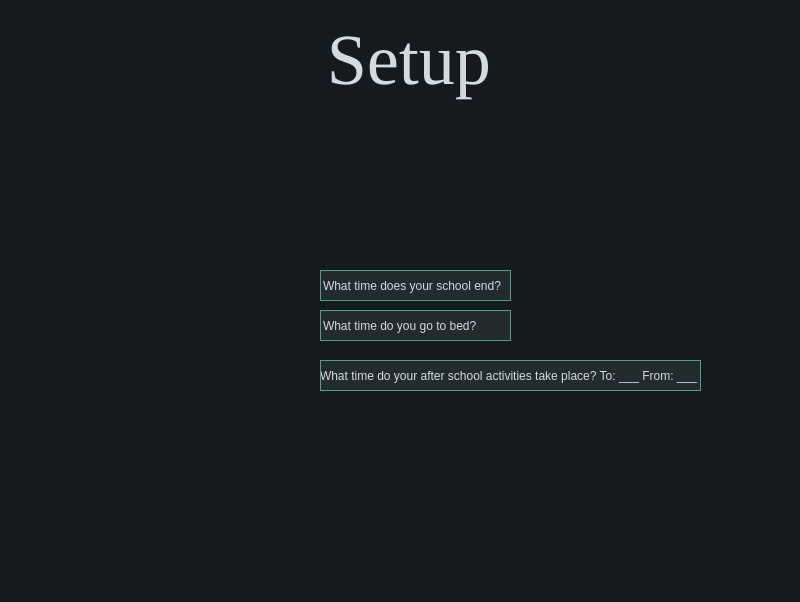
<?xml version="1.0" encoding="UTF-8"?>
<ui version="4.0">
 <class>MainWindow</class>
 <widget class="QMainWindow" name="MainWindow">
  <property name="geometry">
   <rect>
    <x>0</x>
    <y>0</y>
    <width>800</width>
    <height>602</height>
   </rect>
  </property>
  <property name="windowTitle">
   <string>Tree Time - Setup</string>
  </property>
  <property name="styleSheet">
   <string notr="true">/*
ManjaroMix Style Sheet for QT Applications
Author: Jaime A. Quiroga P.
Company: GTRONICK
Last updated: 25/02/2020, 15:42.
Available at: https://github.com/GTRONICK/QSS/blob/master/ManjaroMix.qss
*/
QMainWindow {
	background-color:#151a1e;
}
QCalendar {
	background-color: #151a1e;
}
QTextEdit {
	border-width: 1px;
	border-style: solid;
	border-color: #4fa08b;
	background-color: #222b2e;
	color: #d3dae3;
}
QPlainTextEdit {
	border-width: 1px;
	border-style: solid;
	border-color: #4fa08b;
	background-color: #222b2e;
	color: #d3dae3;
}
QToolButton {
	border-style: solid;
	border-top-color: qlineargradient(spread:pad, x1:0.5, y1:1, x2:0.5, y2:0, stop:0 rgb(215, 215, 215), stop:1 rgb(222, 222, 222));
	border-right-color: qlineargradient(spread:pad, x1:0, y1:0.5, x2:1, y2:0.5, stop:0 rgb(217, 217, 217), stop:1 rgb(227, 227, 227));
	border-left-color: qlineargradient(spread:pad, x1:0, y1:0.5, x2:1, y2:0.5, stop:0 rgb(227, 227, 227), stop:1 rgb(217, 217, 217));
	border-bottom-color: qlineargradient(spread:pad, x1:0.5, y1:1, x2:0.5, y2:0, stop:0 rgb(215, 215, 215), stop:1 rgb(222, 222, 222));
	border-width: 1px;
	border-radius: 5px;
	color: #d3dae3;
	padding: 2px;
	background-color: rgb(255,255,255);
}
QToolButton:hover{
	border-style: solid;
	border-top-color: qlineargradient(spread:pad, x1:0.5, y1:1, x2:0.5, y2:0, stop:0 rgb(195, 195, 195), stop:1 rgb(222, 222, 222));
	border-right-color: qlineargradient(spread:pad, x1:0, y1:0.5, x2:1, y2:0.5, stop:0 rgb(197, 197, 197), stop:1 rgb(227, 227, 227));
	border-left-color: qlineargradient(spread:pad, x1:0, y1:0.5, x2:1, y2:0.5, stop:0 rgb(227, 227, 227), stop:1 rgb(197, 197, 197));
	border-bottom-color: qlineargradient(spread:pad, x1:0.5, y1:1, x2:0.5, y2:0, stop:0 rgb(195, 195, 195), stop:1 rgb(222, 222, 222));
	border-width: 1px;
	border-radius: 5px;
	color: rgb(0,0,0);
	padding: 2px;
	background-color: rgb(255,255,255);
}
QToolButton:pressed{
	border-style: solid;
	border-top-color: qlineargradient(spread:pad, x1:0.5, y1:1, x2:0.5, y2:0, stop:0 rgb(215, 215, 215), stop:1 rgb(222, 222, 222));
	border-right-color: qlineargradient(spread:pad, x1:0, y1:0.5, x2:1, y2:0.5, stop:0 rgb(217, 217, 217), stop:1 rgb(227, 227, 227));
	border-left-color: qlineargradient(spread:pad, x1:0, y1:0.5, x2:1, y2:0.5, stop:0 rgb(227, 227, 227), stop:1 rgb(217, 217, 217));
	border-bottom-color: qlineargradient(spread:pad, x1:0.5, y1:1, x2:0.5, y2:0, stop:0 rgb(215, 215, 215), stop:1 rgb(222, 222, 222));
	border-width: 1px;
	border-radius: 5px;
	color: rgb(0,0,0);
	padding: 2px;
	background-color: rgb(142,142,142);
}
QPushButton{
	border-style: solid;
	border-color: #050a0e;
	border-width: 1px;
	border-radius: 5px;
	color: #d3dae3;
	padding: 2px;
	background-color: #151a1e;
}
QPushButton::default{
	border-style: solid;
	border-color: #050a0e;
	border-width: 1px;
	border-radius: 5px;
	color: #FFFFFF;
	padding: 2px;
	background-color: #151a1e;;
}
QPushButton:hover{
	border-style: solid;
	border-color: #050a0e;
	border-width: 1px;
	border-radius: 5px;
	color: #d3dae3;
	padding: 2px;
	background-color: #1c1f1f;
}
QPushButton:pressed{
	border-style: solid;
	border-color: #050a0e;
	border-width: 1px;
	border-radius: 5px;
	color: #d3dae3;
	padding: 2px;
	background-color: #2c2f2f;
}
QPushButton:disabled{
	border-style: solid;
	border-top-color: qlineargradient(spread:pad, x1:0.5, y1:1, x2:0.5, y2:0, stop:0 rgb(215, 215, 215), stop:1 rgb(222, 222, 222));
	border-right-color: qlineargradient(spread:pad, x1:0, y1:0.5, x2:1, y2:0.5, stop:0 rgb(217, 217, 217), stop:1 rgb(227, 227, 227));
	border-left-color: qlineargradient(spread:pad, x1:0, y1:0.5, x2:1, y2:0.5, stop:0 rgb(227, 227, 227), stop:1 rgb(217, 217, 217));
	border-bottom-color: qlineargradient(spread:pad, x1:0.5, y1:1, x2:0.5, y2:0, stop:0 rgb(215, 215, 215), stop:1 rgb(222, 222, 222));
	border-width: 1px;
	border-radius: 5px;
	color: #808086;
	padding: 2px;
	background-color: rgb(142,142,142);
}
QLineEdit {
	text-align: center;
	border-width: 1px;
	border-style: solid;
	border-color: #4fa08b;
	background-color: #222b2e;
	color: #d3dae3;
}
QLabel {
	color: #d3dae3;
}
QLCDNumber {
	color: #4d9b87;
}
QProgressBar {
	text-align: center;
	color: #d3dae3;
	border-radius: 10px;
	border-color: transparent;
	border-style: solid;
	background-color: #52595d;
}
QProgressBar::chunk {
	background-color: #214037	;
	border-radius: 10px;
}
QMenuBar {
	background-color: #151a1e;
}
QMenuBar::item {
	color: #d3dae3;
  	spacing: 3px;
  	padding: 1px 4px;
	background-color: #151a1e;
}

QMenuBar::item:selected {
  	background-color: #252a2e;
	color: #FFFFFF;
}
QMenu {
	background-color: #151a1e;
}
QMenu::item:selected {
	background-color: #252a2e;
	color: #FFFFFF;
}
QMenu::item {
	color: #d3dae3;
	background-color: #151a1e;
}
QTabWidget {
	color:rgb(0,0,0);
	background-color:#000000;
}
QTabWidget::pane {
		border-color: #050a0e;
		background-color: #1e282c;
		border-style: solid;
		border-width: 1px;
    	border-bottom-left-radius: 4px;
		border-bottom-right-radius: 4px;
}
QTabBar::tab:first {
	border-style: solid;
	border-left-width:1px;
	border-right-width:0px;
	border-top-width:1px;
	border-bottom-width:0px;
	border-top-color: #050a0e;
	border-left-color: #050a0e;
	border-bottom-color: #050a0e;
	border-top-left-radius: 4px;
	color: #d3dae3;
	padding: 3px;
	margin-left:0px;
	background-color: #151a1e;
}
QTabBar::tab:last {
	border-style: solid;
	border-top-width:1px;
	border-left-width:1px;
	border-right-width:1px;
	border-bottom-width:0px;
	border-color: #050a0e;
	border-top-right-radius: 4px;
	color: #d3dae3;
	padding: 3px;
	margin-left:0px;
	background-color: #151a1e;
}
QTabBar::tab {
	border-style: solid;
	border-top-width:1px;
	border-bottom-width:0px;
	border-left-width:1px;
	border-top-color: #050a0e;
	border-left-color: #050a0e;
	border-bottom-color: #050a0e;
	color: #d3dae3;
	padding: 3px;
	margin-left:0px;
	background-color: #151a1e;
}
QTabBar::tab:selected, QTabBar::tab:last:selected, QTabBar::tab:hover {
  	border-style: solid;
  	border-left-width:1px;
	border-bottom-width:0px;
	border-right-color: transparent;
	border-top-color: #050a0e;
	border-left-color: #050a0e;
	border-bottom-color: #050a0e;
	color: #FFFFFF;
	padding: 3px;
	margin-left:0px;
	background-color: #1e282c;
}

QTabBar::tab:selected, QTabBar::tab:first:selected, QTabBar::tab:hover {
  	border-style: solid;
  	border-left-width:1px;
  	border-bottom-width:0px;
  	border-top-width:1px;
	border-right-color: transparent;
	border-top-color: #050a0e;
	border-left-color: #050a0e;
	border-bottom-color: #050a0e;
	color: #FFFFFF;
	padding: 3px;
	margin-left:0px;
	background-color: #1e282c;
}

QCheckBox {
	color: #d3dae3;
	padding: 2px;
}
QCheckBox:disabled {
	color: #808086;
	padding: 2px;
}

QCheckBox:hover {
	border-radius:4px;
	border-style:solid;
	padding-left: 1px;
	padding-right: 1px;
	padding-bottom: 1px;
	padding-top: 1px;
	border-width:1px;
	border-color: transparent;
}
QCheckBox::indicator:checked {

	height: 10px;
	width: 10px;
	border-style:solid;
	border-width: 1px;
	border-color: #4fa08b;
	color: #000000;
	background-color: qradialgradient(cx:0.4, cy:0.4, radius: 1.5,fx:0, fy:0, stop:0 #1e282c, stop:0.3 #1e282c, stop:0.4 #4fa08b, stop:0.5 #1e282c, stop:1 #1e282c);
}
QCheckBox::indicator:unchecked {

	height: 10px;
	width: 10px;
	border-style:solid;
	border-width: 1px;
	border-color: #4fa08b;
	color: #000000;
}
QRadioButton {
	color: #d3dae3;
	padding: 1px;
}
QRadioButton::indicator:checked {
	height: 10px;
	width: 10px;
	border-style:solid;
	border-radius:5px;
	border-width: 1px;
	border-color: #4fa08b;
	color: #a9b7c6;
	background-color: qradialgradient(cx:0.5, cy:0.5, radius:0.4,fx:0.5, fy:0.5, stop:0 #4fa08b, stop:1 #1e282c);
}
QRadioButton::indicator:!checked {
	height: 10px;
	width: 10px;
	border-style:solid;
	border-radius:5px;
	border-width: 1px;
	border-color: #4fa08b;
	color: #a9b7c6;
	background-color: transparent;
}
QStatusBar {
	color:#027f7f;
}
QSpinBox {
	color: #d3dae3;
	background-color: #222b2e;
	border-width: 1px;
	border-style: solid;
	border-color: #4fa08b;
}
QDoubleSpinBox {
	color: #d3dae3;
	background-color: #222b2e;
	border-width: 1px;
	border-style: solid;
	border-color: #4fa08b;
}
QTimeEdit {
	color: #d3dae3;
	background-color: #222b2e;
	border-width: 1px;
	border-style: solid;
	border-color: #4fa08b;
}
QDateTimeEdit {
	color: #d3dae3;
	background-color: #222b2e;
	border-width: 1px;
	border-style: solid;
	border-color: #4fa08b;
}
QDateEdit {
	color: #d3dae3;
	background-color: #222b2e;
	border-width: 1px;
	border-style: solid;
	border-color: #4fa08b;
}
QFontComboBox {
	color: #d3dae3;
	background-color: #222b2e;
	border-width: 1px;
	border-style: solid;
	border-color: #4fa08b;
}
QComboBox {
	color: #d3dae3;
	background-color: #222b2e;
	border-width: 1px;
	border-style: solid;
	border-color: #4fa08b;
}

QDial {
	background: #16a085;
}

QToolBox {
	color: #a9b7c6;
	background-color: #222b2e;
}
QToolBox::tab {
	color: #a9b7c6;
	background-color:#222b2e;
}
QToolBox::tab:selected {
	color: #FFFFFF;
	background-color:#222b2e;
}
QScrollArea {
	color: #FFFFFF;
	background-color:#222b2e;
}
QSlider::groove:horizontal {
	height: 5px;
	background-color: #52595d;
}
QSlider::groove:vertical {
	width: 5px;
	background-color: #52595d;
}
QSlider::handle:horizontal {
	background: #1a2224;
	border-style: solid;
	border-width: 1px;
	border-color: rgb(207,207,207);
	width: 12px;
	margin: -5px 0;
	border-radius: 7px;
}
QSlider::handle:vertical {
	background: #1a2224;
	border-style: solid;
	border-width: 1px;
	border-color: rgb(207,207,207);
	height: 12px;
	margin: 0 -5px;
	border-radius: 7px;
}
QSlider::add-page:horizontal {
    background: #52595d;
}
QSlider::add-page:vertical {
    background: #52595d;
}
QSlider::sub-page:horizontal {
    background-color: #15433a;
}
QSlider::sub-page:vertical {
    background-color: #15433a;
}
QScrollBar:horizontal {
	max-height: 10px;
	border: 1px transparent grey;
	margin: 0px 20px 0px 20px;
	background: transparent;
}
QScrollBar:vertical {
	max-width: 10px;
	border: 1px transparent grey;
	margin: 20px 0px 20px 0px;
	background: transparent;
}
QScrollBar::handle:horizontal {
	background: #52595d;
	border-style: transparent;
	border-radius: 4px;
	min-width: 25px;
}
QScrollBar::handle:horizontal:hover {
	background: #58a492;
	border-style: transparent;
	border-radius: 4px;
	min-width: 25px;
}
QScrollBar::handle:vertical {
	background: #52595d;
	border-style: transparent;
	border-radius: 4px;
	min-height: 25px;
}
QScrollBar::handle:vertical:hover {
	background: #58a492;
	border-style: transparent;
	border-radius: 4px;
	min-height: 25px;
}
QScrollBar::add-line:horizontal {
   border: 2px transparent grey;
   border-top-right-radius: 4px;
   border-bottom-right-radius: 4px;
   background: #15433a;
   width: 20px;
   subcontrol-position: right;
   subcontrol-origin: margin;
}
QScrollBar::add-line:horizontal:pressed {
   border: 2px transparent grey;
   border-top-right-radius: 4px;
   border-bottom-right-radius: 4px;
   background: rgb(181,181,181);
   width: 20px;
   subcontrol-position: right;
   subcontrol-origin: margin;
}
QScrollBar::add-line:vertical {
   border: 2px transparent grey;
   border-bottom-left-radius: 4px;
   border-bottom-right-radius: 4px;
   background: #15433a;
   height: 20px;
   subcontrol-position: bottom;
   subcontrol-origin: margin;
}
QScrollBar::add-line:vertical:pressed {
   border: 2px transparent grey;
   border-bottom-left-radius: 4px;
   border-bottom-right-radius: 4px;
   background: rgb(181,181,181);
   height: 20px;
   subcontrol-position: bottom;
   subcontrol-origin: margin;
}
QScrollBar::sub-line:horizontal {
   border: 2px transparent grey;
   border-top-left-radius: 4px;
   border-bottom-left-radius: 4px;
   background: #15433a;
   width: 20px;
   subcontrol-position: left;
   subcontrol-origin: margin;
}
QScrollBar::sub-line:horizontal:pressed {
   border: 2px transparent grey;
   border-top-left-radius: 4px;
   border-bottom-left-radius: 4px;
   background: rgb(181,181,181);
   width: 20px;
   subcontrol-position: left;
   subcontrol-origin: margin;
}
QScrollBar::sub-line:vertical {
   border: 2px transparent grey;
   border-top-left-radius: 4px;
   border-top-right-radius: 4px;
   background: #15433a;
   height: 20px;
   subcontrol-position: top;
   subcontrol-origin: margin;
}
QScrollBar::sub-line:vertical:pressed {
   border: 2px transparent grey;
   border-top-left-radius: 4px;
   border-top-right-radius: 4px;
   background: rgb(181,181,181);
   height: 20px;
   subcontrol-position: top;
   subcontrol-origin: margin;
}

QScrollBar::add-page:horizontal, QScrollBar::sub-page:horizontal {
   background: none;
}
QScrollBar::add-page:vertical, QScrollBar::sub-page:vertical {
   background: none;
}</string>
  </property>
  <widget class="QWidget" name="centralwidget">
   <property name="enabled">
    <bool>true</bool>
   </property>
   <layout class="QGridLayout" name="gridLayout">
    <item row="0" column="0">
     <widget class="QLabel" name="label">
      <property name="text">
       <string/>
      </property>
      <property name="pixmap">
       <pixmap>images/startimage.png</pixmap>
      </property>
      <property name="scaledContents">
       <bool>true</bool>
      </property>
     </widget>
    </item>
   </layout>
   <widget class="QLineEdit" name="lineEdit">
    <property name="geometry">
     <rect>
      <x>320</x>
      <y>270</y>
      <width>191</width>
      <height>31</height>
     </rect>
    </property>
    <property name="autoFillBackground">
     <bool>false</bool>
    </property>
    <property name="text">
     <string>What time does your school end?</string>
    </property>
   </widget>
   <widget class="QLabel" name="label_2">
    <property name="geometry">
     <rect>
      <x>270</x>
      <y>10</y>
      <width>281</width>
      <height>101</height>
     </rect>
    </property>
    <property name="whatsThis">
     <string>&lt;h1 style=&quot;text-align: center;&quot;&gt;
	&lt;span style=&quot;font-size:48px;&quot;&gt;&lt;span style=&quot;font-family:times new roman,times,serif;&quot;&gt;Setup&lt;/span&gt;&lt;/span&gt;&lt;/h1&gt;
</string>
    </property>
    <property name="text">
     <string>&lt;p style=&quot;text-align: center;&quot;&gt;&lt;span style=&quot;font-size:72px;&quot;&gt;&lt;span style=&quot;font-family:times new roman,times,serif;&quot;&gt;Setup&lt;/span&gt;&lt;/span&gt;&lt;/p&gt;
</string>
    </property>
   </widget>
   <widget class="QLineEdit" name="lineEdit_2">
    <property name="geometry">
     <rect>
      <x>320</x>
      <y>360</y>
      <width>381</width>
      <height>31</height>
     </rect>
    </property>
    <property name="autoFillBackground">
     <bool>false</bool>
    </property>
    <property name="text">
     <string>What time do your after school activities take place? To: ___ From: ___</string>
    </property>
   </widget>
   <widget class="QLineEdit" name="lineEdit_3">
    <property name="geometry">
     <rect>
      <x>320</x>
      <y>310</y>
      <width>191</width>
      <height>31</height>
     </rect>
    </property>
    <property name="autoFillBackground">
     <bool>false</bool>
    </property>
    <property name="text">
     <string>What time do you go to bed?</string>
    </property>
   </widget>
  </widget>
 </widget>
 <resources/>
 <connections/>
</ui>
